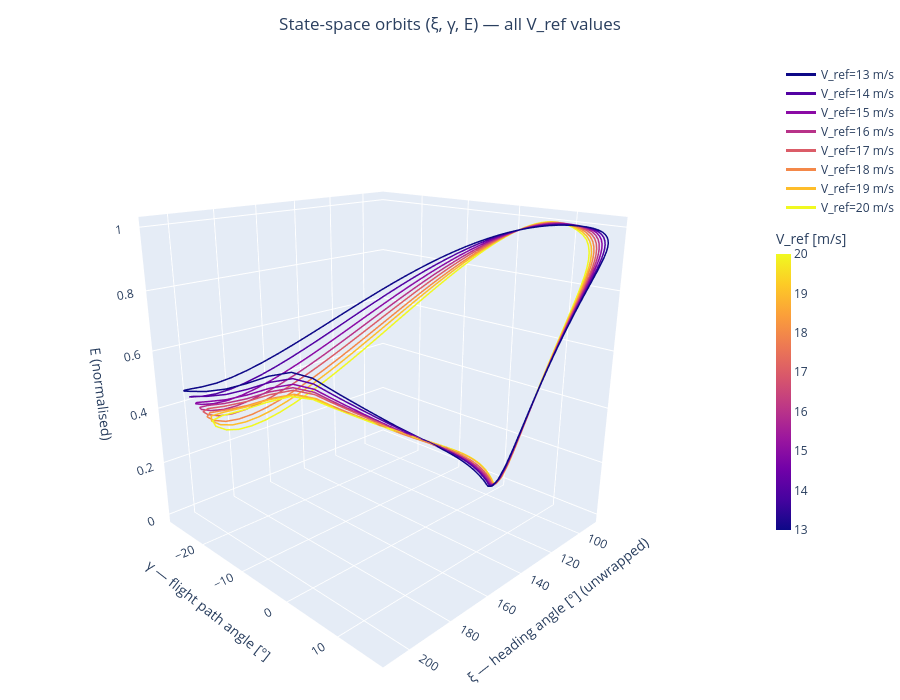

Notebook cell for this chart:
### Code cell
import plotly.graph_objects as go

g = 9.80665
fig_E = go.Figure()

for result in results:
    V = result['V_ref']
    for opt in result['solutions']:
        sol       = opt.sol
        color_hex = vref_color(V)

        h_sol     = sol.value(opt.h)
        gamma_sol = sol.value(opt.gamma)
        xi_sol    = np.unwrap(sol.value(opt.xi))
        Va_sol    = sol.value(opt.V_a)

        E_sol = g * h_sol + 0.5 * Va_sol**2
        E_sol = (E_sol - E_sol.min()) / (E_sol.max() - E_sol.min())

        xi_loop    = np.append(xi_sol,    xi_sol[0])
        gamma_loop = np.append(gamma_sol, gamma_sol[0])
        E_loop     = np.append(E_sol,     E_sol[0])

        fig_E.add_trace(go.Scatter3d(
            x=np.degrees(xi_loop),
            y=np.degrees(gamma_loop),
            z=E_loop,
            mode='lines',
            line=dict(color=color_hex, width=3),
            name=f'V_ref={V:.0f} m/s',
            hovertemplate=(
                f'V_ref = {V:.0f} m/s<br>'
                'ξ: %{x:.1f}°<br>'
                'γ: %{y:.1f}°<br>'
                'E (norm): %{z:.2f}<extra></extra>'
            ),
        ))

# Dummy colorbar trace
fig_E.add_trace(go.Scatter3d(
    x=[None], y=[None], z=[None],
    mode='markers',
    marker=dict(
        color=list(_Vs_arr),
        colorscale='plasma',
        cmin=float(_Vs_arr.min()), cmax=float(_Vs_arr.max()),
        colorbar=dict(title='V_ref [m/s]', len=0.5, thickness=15, x=1.0),
        size=0,
    ),
    showlegend=False,
))

fig_E.update_layout(
    title=dict(
        text=f'State-space orbits (ξ, γ, E) — all V_ref values',
        x=0.5,
    ),
    scene=dict(
        xaxis_title='ξ — heading angle [°] (unwrapped)',
        yaxis_title='γ — flight path angle [°]',
        zaxis_title='E (normalised)',
        aspectmode='auto',
        camera=dict(eye=dict(x=1.6, y=1.6, z=0.8)),
    ),
    width=900, height=700,
    margin=dict(l=0, r=80, t=60, b=0),
)
fig_E.show()
